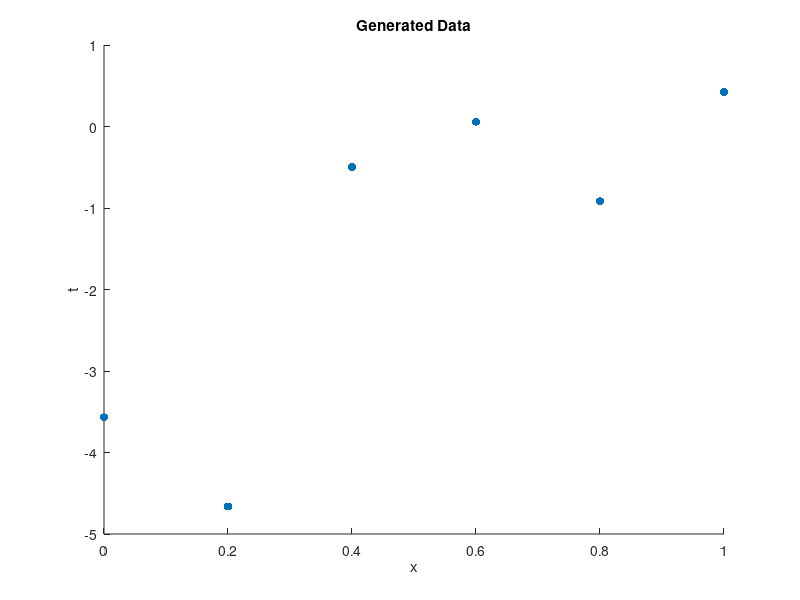
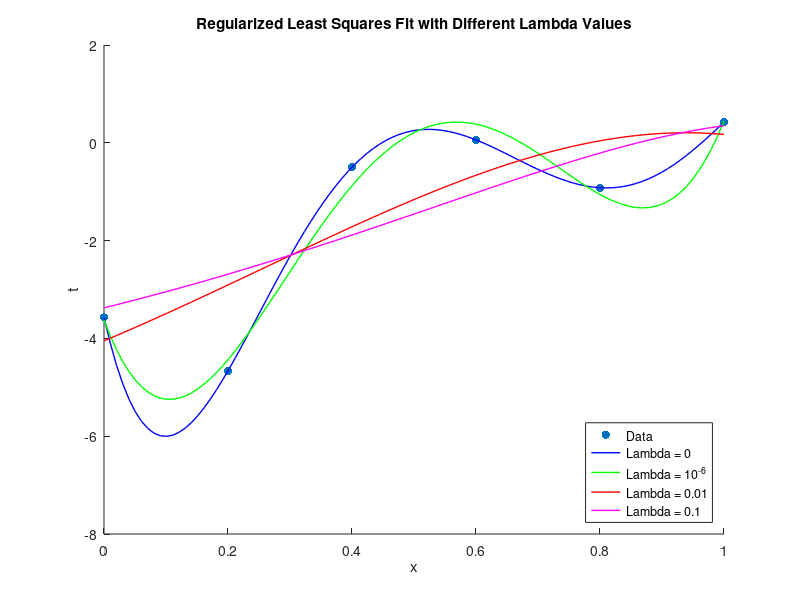

Recreate these plots in MATLAB, in order.
% Set parameter values
n = sqrt(3) * randn(6, 1);
x = linspace(0, 1, 6)';
t = 2*x - 3 + n;

% Plot the generated data
figure;
scatter(x, t, 'filled');
xlabel('x');
ylabel('t');
title('Generated Data');

% Define the regularization parameter values
lambda = [0, 1e-6, 0.01, 0.1];

% Define the design matrix
X = [ones(size(x)), x, x.^2, x.^3, x.^4, x.^5];

% Compute the regularized least squares solution for each lambda value
theta = zeros(size(X, 2), length(lambda));
for i = 1:length(lambda)
    theta(:, i) = (X'*X + lambda(i)*eye(size(X, 2))) \ (X'*t);
end

% Evaluate the fitted polynomial at a dense set of x values
x_dense = linspace(0, 1, 100)';
X_dense = [ones(size(x_dense)), x_dense, x_dense.^2, x_dense.^3, x_dense.^4, x_dense.^5];
t_fit = X_dense * theta;

% Plot the data and the fitted polynomials for different lambda values
figure;
scatter(x, t, 'filled');
hold on;
plot(x_dense, t_fit(:, 1), 'b-', 'LineWidth', 1);
plot(x_dense, t_fit(:, 2), 'g-', 'LineWidth', 1);
plot(x_dense, t_fit(:, 3), 'r-', 'LineWidth', 1);
plot(x_dense, t_fit(:, 4), 'm-', 'LineWidth', 1);
xlabel('x');
ylabel('t');
title('Regularized Least Squares Fit with Different Lambda Values');
legend('Data', 'Lambda = 0', 'Lambda = 10^{-6}', 'Lambda = 0.01', 'Lambda = 0.1', 'Location', 'SouthEast');

